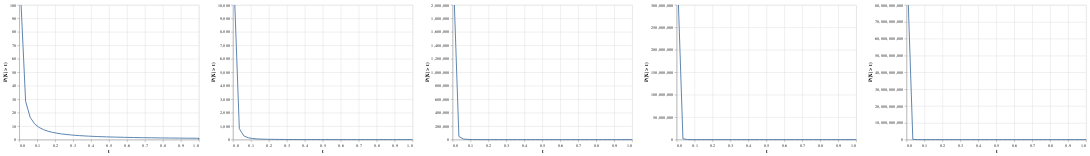

Notebook code for this chart:
### Code cell
all_charts

### Figure 1 — Vega-Lite specification as saved in the notebook (floating-point values rounded to 4 significant figures; data arrays with more than 128 entries replaced by an {"elided": "..."} marker saying what was removed)
{"config": {"view": {"continuousWidth": 400, "continuousHeight": 300}}, "hconcat": [{"data": {"name": "data-40e655e8306ad2287775a20b6165ec9d"}, "mark": "line", "encoding": {"x": {"type": "quantitative", "axis": {"title": "t"}, "field": "x", "scale": {"clamp": true, "domain": [0, 1]}}, "y": {"type": "quantitative", "axis": {"title": "P(|X| > t)"}, "field": "y"}}}, {"data": {"name": "data-1d49191015501a9f4157fcf425e9e34a"}, "mark": "line", "encoding": {"x": {"type": "quantitative", "axis": {"title": "t"}, "field": "x", "scale": {"clamp": true, "domain": [0, 1]}}, "y": {"type": "quantitative", "axis": {"title": "P(|X| > t)"}, "field": "y"}}}, {"data": {"name": "data-355e231e9229cdbaa94ac9e6a954b4a2"}, "mark": "line", "encoding": {"x": {"type": "quantitative", "axis": {"title": "t"}, "field": "x", "scale": {"clamp": true, "domain": [0, 1]}}, "y": {"type": "quantitative", "axis": {"title": "P(|X| > t)"}, "field": "y"}}}, {"data": {"name": "data-2925a2f6439fa1bae87fd0d399c45451"}, "mark": "line", "encoding": {"x": {"type": "quantitative", "axis": {"title": "t"}, "field": "x", "scale": {"clamp": true, "domain": [0, 1]}}, "y": {"type": "quantitative", "axis": {"title": "P(|X| > t)"}, "field": "y"}}}, {"data": {"name": "data-36532d7f4494bf3e37b8e9cb9495b39b"}, "mark": "line", "encoding": {"x": {"type": "quantitative", "axis": {"title": "t"}, "field": "x", "scale": {"clamp": true, "domain": [0, 1]}}, "y": {"type": "quantitative", "axis": {"title": "P(|X| > t)"}, "field": "y"}}}], "$schema": "https://vega.github.io/schema/vega-lite/v4.8.1.json", "datasets": {"data-40e655e8306ad2287775a20b6165ec9d": {"elided": "400 records"}, "data-1d49191015501a9f4157fcf425e9e34a": {"elided": "400 records"}, "data-355e231e9229cdbaa94ac9e6a954b4a2": {"elided": "400 records"}, "data-2925a2f6439fa1bae87fd0d399c45451": {"elided": "400 records"}, "data-36532d7f4494bf3e37b8e9cb9495b39b": {"elided": "400 records"}}}
